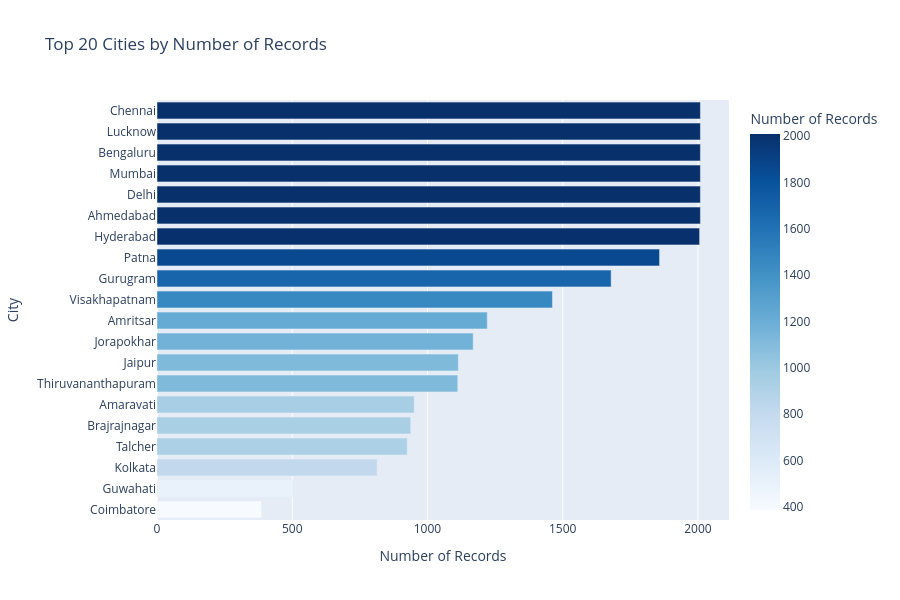

Notebook code for this chart:
### Code cell
# Visualize top 20 cities
fig = px.bar(city_counts.head(20), 
             x='Record_Count', 
             y='City', 
             orientation='h',
             title='Top 20 Cities by Number of Records',
             labels={'Record_Count': 'Number of Records', 'City': 'City'},
             color='Record_Count',
             color_continuous_scale='Blues')

fig.update_layout(height=600, showlegend=False, yaxis={'categoryorder':'total ascending'})
fig.show()

### Figure 1 — Plotly figure (JSON) as saved in the notebook; plotly's stock layout.template omitted (floating-point values rounded to 4 significant figures)
{"data": [{"hovertemplate": "Number of Records=%{marker.color}<br>City=%{y}<extra></extra>", "legendgroup": "", "marker": {"color": [2009, 2009, 2009, 2009, 2009, 2009, 2006, 1858, 1679, 1462, 1221, 1169, 1114, 1112, 951, 938, 925, 814, 502, 386], "coloraxis": "coloraxis", "pattern": {"shape": ""}}, "name": "", "orientation": "h", "showlegend": false, "textposition": "auto", "type": "bar", "x": [2009, 2009, 2009, 2009, 2009, 2009, 2006, 1858, 1679, 1462, 1221, 1169, 1114, 1112, 951, 938, 925, 814, 502, 386], "xaxis": "x", "y": ["Ahmedabad", "Delhi", "Mumbai", "Bengaluru", "Lucknow", "Chennai", "Hyderabad", "Patna", "Gurugram", "Visakhapatnam", "Amritsar", "Jorapokhar", "Jaipur", "Thiruvananthapuram", "Amaravati", "Brajrajnagar", "Talcher", "Kolkata", "Guwahati", "Coimbatore"], "yaxis": "y"}], "layout": {"barmode": "relative", "coloraxis": {"colorbar": {"title": {"text": "Number of Records"}}, "colorscale": [[0, "rgb(247,251,255)"], [0.125, "rgb(222,235,247)"], [0.25, "rgb(198,219,239)"], [0.375, "rgb(158,202,225)"], [0.5, "rgb(107,174,214)"], [0.625, "rgb(66,146,198)"], [0.75, "rgb(33,113,181)"], [0.875, "rgb(8,81,156)"], [1, "rgb(8,48,107)"]]}, "height": 600, "legend": {"tracegroupgap": 0}, "showlegend": false, "title": {"text": "Top 20 Cities by Number of Records"}, "xaxis": {"anchor": "y", "domain": [0, 1], "title": {"text": "Number of Records"}}, "yaxis": {"anchor": "x", "categoryorder": "total ascending", "domain": [0, 1], "title": {"text": "City"}}}}
